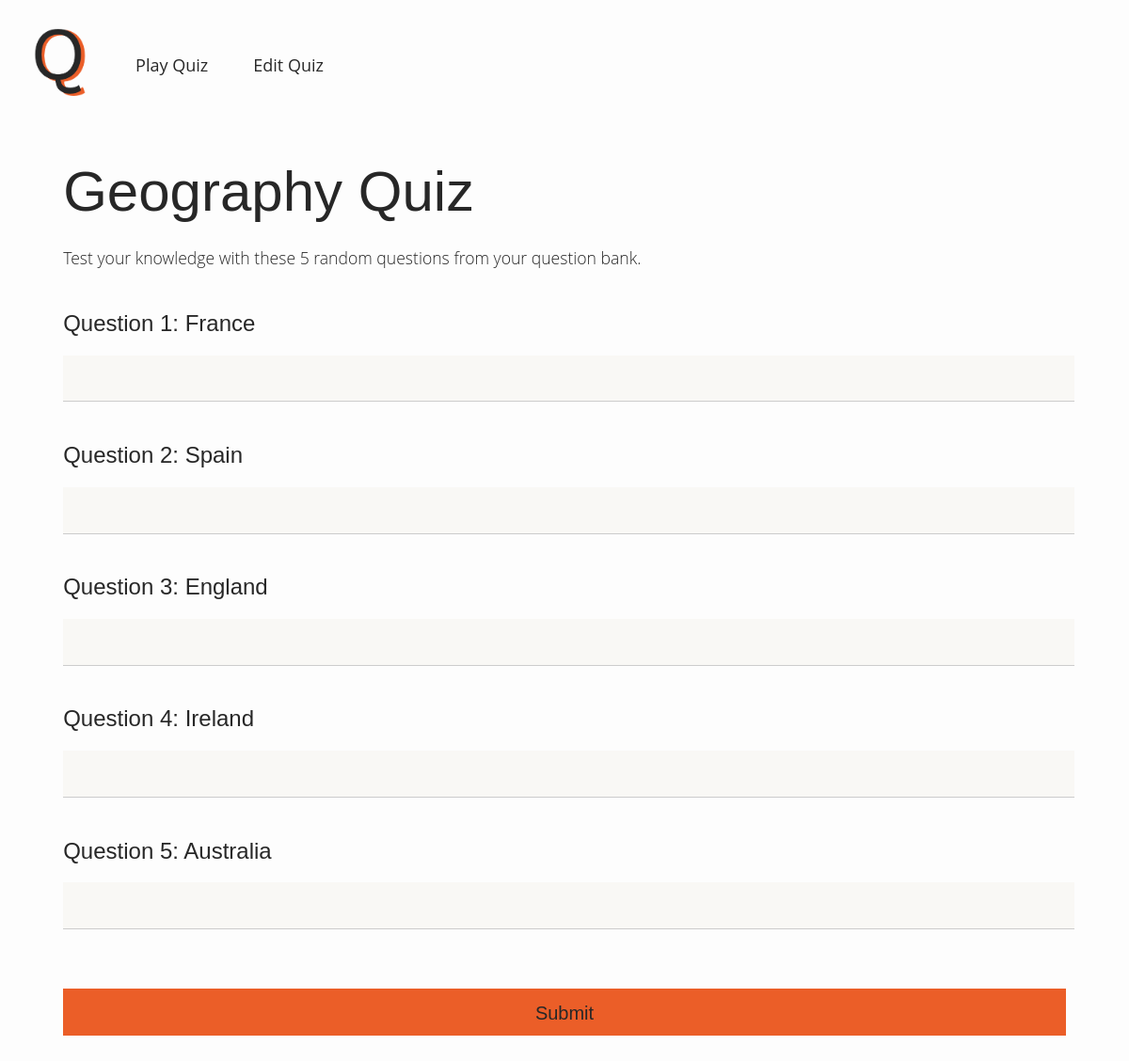
The page / on the database its author committed.
### app/models.py (models this page shows, shortened)
class Question(db.Model):
    id = db.Column(db.Integer, primary_key=True)
    question = db.Column(db.String(120), index=True, unique=False)
    answer = db.Column(db.String(120), index=True, unique=False)
    quiz_id = db.Column(db.Integer, db.ForeignKey("quiz.id"))

### app/routes.py (the view)
@app.route("/", methods=["GET"])
def quiz():
	questions = Question.query.all()
	quiz_list = random.sample(questions, 5)
	ordered_quiz_list = sorted(quiz_list, key=lambda x: x.id)
	return render_template("main.html", questions=ordered_quiz_list)

### app/templates/main.html (shortened to what this page needs)
{% extends "base.html" %}
{% block body %}
<div class="quiz">
	<h1>Geography Quiz</h1>
	<p class="tagline">Test your knowledge with these 5 random questions from your question bank.</p>
	<div id="quiz-body">
		<form action="{{ url_for('show_result') }}" method="POST">
			{% for question in questions %}
				<h2>Question {{ loop.index }}: {{ question.question }}</h2>
				<input type="text" name="{{ question.id }}" autocomplete="off">
				<br>
			{% endfor %}
			<input type="submit" value="Submit">
		</form>
	</div>
</div>
{% endblock %}

### app/templates/base.html (shortened to what this page needs)
<!DOCTYPE html>
<html>
<head>
	<link rel="stylesheet" href="{{ url_for('static', filename='css/main.css') }}"/>
</head>
<body>
	<div class="topnav">
		<a href="/"><img src="static/images/logo.png"></a>
		<a class="active" href="/">Play Quiz</a>
		<a href="/edit">Edit Quiz</a>
	</div>
	{% block body %}{% endblock %}
</body>
</html>

### app/static/css/main.css (style rules this page uses)
body { align-items: left; background-color: #FDFDFD; }
h1 { font-family: Work Sans, sans-serif; font-weight: 300; font-size: 3.75em; margin-bottom: 0.4em; color: #272727; }
h2 { font-family: Work Sans, sans-serif; font-weight: 500; font-size: 1.5em; color: #272727; }
p { font-family: Open Sans, sans-serif; margin-bottom: 0px; font-size: 1.1em; font-weight: 300; color: #272727; }
a { text-decoration: none; color: #272727; }
input { width: 100%; margin-bottom: 1.3em; }
input[type="text"], textarea { background-color: #F9F8F5; border: none; border-bottom: 1px solid #cccccc; height: 1.75em; font-family: Open Sans, sans-serif; padding: 0.5em 0em 0.5em 0.5em; font-size: 1.1em; font-weight: 300; }
input[type="submit"], textarea, button { background-color: #EB5E28; border: none; padding: 0.75em; height: 2.5em; margin-top: 2em; font-family: Work Sans, sans-serif; font-weight: 400; font-size: 1.25em; text-decoration: none; color: #272727; }
.quiz { margin-left: 5%; margin-right: 5%; }
.tagline { margin-bottom: 2.5em; }
.topnav { overflow: hidden; display: flex; align-items: center; }
.topnav a { float: left; color: #272727; text-align: center; padding: 18px 24px; text-decoration: none; font-size: 18px; vertical-align: middle; font-family: 'Open Sans'; font-weight: 400; }
.topnav a img { height: auto; width: auto; max-height: 80px; max-width: 160px; }

### rows shown on the page
Question: question "France"
Question: question "Spain"
Question: question "England"
Question: question "Ireland"
Question: question "Australia"
